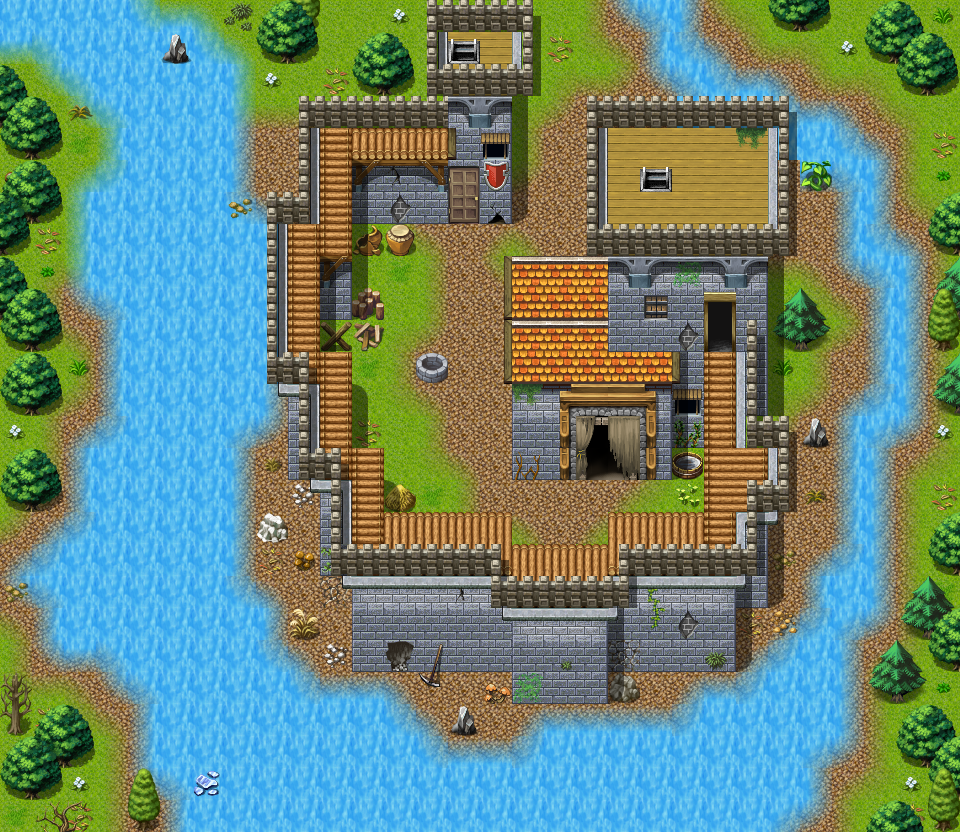

This is a level from a 2D game, rendered from its Tiled map with the project's own tilesets. A one-line summary and the map file follow, with tile-layer data summarised:
An orthogonal 30x26 tile map with 32x32 px tiles, 3 tile layers (Ground, Objects, Above), 5 hidden layers not drawn, 62 tilesets and 25 objects (11x mapchange, 10x spawn, 2x script, 2x replace).

<map version="1.8" tiledversion="1.8.4" orientation="orthogonal" renderorder="right-down" width="30" height="26" tilewidth="32" tileheight="32" infinite="0" nextlayerid="14" nextobjectid="26">
 <properties>
  <property name="outdoors" value="1" />
 </properties>
 <tileset firstgid="1" name="map_bed_1" tilewidth="32" tileheight="32" tilecount="128" columns="16">
  <image source="../drawable/map_bed_1.png" width="512" height="256" />
 </tileset>
 <tileset firstgid="129" name="map_border_1" tilewidth="32" tileheight="32" tilecount="128" columns="16">
  <image source="../drawable/map_border_1.png" width="512" height="256" />
 </tileset>
 <tileset firstgid="257" name="map_bridge_1" tilewidth="32" tileheight="32" tilecount="128" columns="16">
  <image source="../drawable/map_bridge_1.png" width="512" height="256" />
 </tileset>
 <tileset firstgid="385" name="map_bridge_2" tilewidth="32" tileheight="32" tilecount="128" columns="16">
  <image source="../drawable/map_bridge_2.png" width="512" height="256" />
 </tileset>
 <tileset firstgid="513" name="map_broken_1" tilewidth="32" tileheight="32" tilecount="128" columns="16">
  <image source="../drawable/map_broken_1.png" width="512" height="256" />
 </tileset>
 <tileset firstgid="641" name="map_cavewall_1" tilewidth="32" tileheight="32" tilecount="108" columns="18">
  <image source="../drawable/map_cavewall_1.png" width="576" height="192" />
 </tileset>
 <tileset firstgid="749" name="map_cavewall_2" tilewidth="32" tileheight="32" tilecount="108" columns="18">
  <image source="../drawable/map_cavewall_2.png" width="576" height="192" />
 </tileset>
 <tileset firstgid="857" name="map_cavewall_3" tilewidth="32" tileheight="32" tilecount="108" columns="18">
  <image source="../drawable/map_cavewall_3.png" width="576" height="192" />
 </tileset>
 <tileset firstgid="965" name="map_cavewall_4" tilewidth="32" tileheight="32" tilecount="108" columns="18">
  <image source="../drawable/map_cavewall_4.png" width="576" height="192" />
 </tileset>
 <tileset firstgid="1073" name="map_cavewall_5" tilewidth="32" tileheight="32" tilecount="72" columns="12">
  <image source="../drawable/map_cavewall_5.png" width="384" height="192" />
 </tileset>
 <tileset firstgid="1145" name="map_cavewall_6" tilewidth="32" tileheight="32" tilecount="108" columns="18">
  <image source="../drawable/map_cavewall_6.png" width="576" height="192" />
 </tileset>
 <tileset firstgid="1253" name="map_chair_table_1" tilewidth="32" tileheight="32" tilecount="128" columns="16">
  <image source="../drawable/map_chair_table_1.png" width="512" height="256" />
 </tileset>
 <tileset firstgid="1381" name="map_chair_table_2" tilewidth="32" tileheight="32" tilecount="128" columns="16">
  <image source="../drawable/map_chair_table_2.png" width="512" height="256" />
 </tileset>
 <tileset firstgid="1509" name="map_crate_1" tilewidth="32" tileheight="32" tilecount="128" columns="16">
  <image source="../drawable/map_crate_1.png" width="512" height="256" />
 </tileset>
 <tileset firstgid="1637" name="map_cupboard_1" tilewidth="32" tileheight="32" tilecount="128" columns="16">
  <image source="../drawable/map_cupboard_1.png" width="512" height="256" />
 </tileset>
 <tileset firstgid="1765" name="map_curtain_1" tilewidth="32" tileheight="32" tilecount="128" columns="16">
  <image source="../drawable/map_curtain_1.png" width="512" height="256" />
 </tileset>
 <tileset firstgid="1893" name="map_entrance_1" tilewidth="32" tileheight="32" tilecount="128" columns="16">
  <image source="../drawable/map_entrance_1.png" width="512" height="256" />
 </tileset>
 <tileset firstgid="2021" name="map_entrance_2" tilewidth="32" tileheight="32" tilecount="128" columns="16">
  <image source="../drawable/map_entrance_2.png" width="512" height="256" />
 </tileset>
 <tileset firstgid="2149" name="map_fence_1" tilewidth="32" tileheight="32" tilecount="128" columns="16">
  <image source="../drawable/map_fence_1.png" width="512" height="256" />
 </tileset>
 <tileset firstgid="2277" name="map_fence_2" tilewidth="32" tileheight="32" tilecount="128" columns="16">
  <image source="../drawable/map_fence_2.png" width="512" height="256" />
 </tileset>
 <tileset firstgid="2405" name="map_fence_3" tilewidth="32" tileheight="32" tilecount="128" columns="16">
  <image source="../drawable/map_fence_3.png" width="512" height="256" />
 </tileset>
 <tileset firstgid="2533" name="map_fence_4" tilewidth="32" tileheight="32" tilecount="128" columns="16">
  <image source="../drawable/map_fence_4.png" width="512" height="256" />
 </tileset>
 <tileset firstgid="2661" name="map_ground_1" tilewidth="32" tileheight="32" tilecount="128" columns="16">
  <image source="../drawable/map_ground_1.png" width="512" height="256" />
 </tileset>
 <tileset firstgid="2789" name="map_ground_2" tilewidth="32" tileheight="32" tilecount="128" columns="16">
  <image source="../drawable/map_ground_2.png" width="512" height="256" />
 </tileset>
 <tileset firstgid="2917" name="map_ground_3" tilewidth="32" tileheight="32" tilecount="128" columns="16">
  <image source="../drawable/map_ground_3.png" width="512" height="256" />
 </tileset>
 <tileset firstgid="3045" name="map_ground_4" tilewidth="32" tileheight="32" tilecount="128" columns="16">
  <image source="../drawable/map_ground_4.png" width="512" height="256" />
 </tileset>
 <tileset firstgid="3173" name="map_ground_5" tilewidth="32" tileheight="32" tilecount="128" columns="16">
  <image source="../drawable/map_ground_5.png" width="512" height="256" />
 </tileset>
 <tileset firstgid="3301" name="map_ground_6" tilewidth="32" tileheight="32" tilecount="128" columns="16">
  <image source="../drawable/map_ground_6.png" width="512" height="256" />
 </tileset>
 <tileset firstgid="3429" name="map_ground_7" tilewidth="32" tileheight="32" tilecount="128" columns="16">
  <image source="../drawable/map_ground_7.png" width="512" height="256" />
 </tileset>
 <tileset firstgid="3557" name="map_ground_8" tilewidth="32" tileheight="32" tilecount="128" columns="16">
  <image source="../drawable/map_ground_8.png" width="512" height="256" />
 </tileset>
 <tileset firstgid="3685" name="map_house_1" tilewidth="32" tileheight="32" tilecount="128" columns="16">
  <image source="../drawable/map_house_1.png" width="512" height="256" />
 </tileset>
 <tileset firstgid="3813" name="map_house_2" tilewidth="32" tileheight="32" tilecount="128" columns="16">
  <image source="../drawable/map_house_2.png" width="512" height="256" />
 </tileset>
 <tileset firstgid="3941" name="map_indoor_1" tilewidth="32" tileheight="32" tilecount="128" columns="16">
  <image source="../drawable/map_indoor_1.png" width="512" height="256" />
 </tileset>
 <tileset firstgid="4069" name="map_indoor_2" tilewidth="32" tileheight="32" tilecount="128" columns="16">
  <image source="../drawable/map_indoor_2.png" width="512" height="256" />
 </tileset>
 <tileset firstgid="4197" name="map_kitchen_1" tilewidth="32" tileheight="32" tilecount="128" columns="16">
  <image source="../drawable/map_kitchen_1.png" width="512" height="256" />
 </tileset>
 <tileset firstgid="4325" name="map_outdoor_1" tilewidth="32" tileheight="32" tilecount="128" columns="16">
  <image source="../drawable/map_outdoor_1.png" width="512" height="256" />
 </tileset>
 <tileset firstgid="4453" name="map_pillar_1" tilewidth="32" tileheight="32" tilecount="128" columns="16">
  <image source="../drawable/map_pillar_1.png" width="512" height="256" />
 </tileset>
 <tileset firstgid="4581" name="map_pillar_2" tilewidth="32" tileheight="32" tilecount="128" columns="16">
  <image source="../drawable/map_pillar_2.png" width="512" height="256" />
 </tileset>
 <tileset firstgid="4709" name="map_plant_1" tilewidth="32" tileheight="32" tilecount="128" columns="16">
  <image source="../drawable/map_plant_1.png" width="512" height="256" />
 </tileset>
 <tileset firstgid="4837" name="map_plant_2" tilewidth="32" tileheight="32" tilecount="128" columns="16">
  <image source="../drawable/map_plant_2.png" width="512" height="256" />
 </tileset>
 <tileset firstgid="4965" name="map_rock_1" tilewidth="32" tileheight="32" tilecount="128" columns="16">
  <image source="../drawable/map_rock_1.png" width="512" height="256" />
 </tileset>
 <tileset firstgid="5093" name="map_rock_2" tilewidth="32" tileheight="32" tilecount="128" columns="16">
  <image source="../drawable/map_rock_2.png" width="512" height="256" />
 </tileset>
 <tileset firstgid="5221" name="map_roof_1" tilewidth="32" tileheight="32" tilecount="128" columns="16">
  <image source="../drawable/map_roof_1.png" width="512" height="256" />
 </tileset>
 <tileset firstgid="5349" name="map_roof_2" tilewidth="32" tileheight="32" tilecount="128" columns="16">
  <image source="../drawable/map_roof_2.png" width="512" height="256" />
 </tileset>
 <tileset firstgid="5477" name="map_roof_3" tilewidth="32" tileheight="32" tilecount="128" columns="16">
  <image source="../drawable/map_roof_3.png" width="512" height="256" />
 </tileset>
 <tileset firstgid="5605" name="map_shop_1" tilewidth="32" tileheight="32" tilecount="128" columns="16">
  <image source="../drawable/map_shop_1.png" width="512" height="256" />
 </tileset>
 <tileset firstgid="5733" name="map_sign_ladder_1" tilewidth="32" tileheight="32" tilecount="128" columns="16">
  <image source="../drawable/map_sign_ladder_1.png" width="512" height="256" />
 </tileset>
 <tileset firstgid="5861" name="map_table_1" tilewidth="32" tileheight="32" tilecount="128" columns="16">
  <image source="../drawable/map_table_1.png" width="512" height="256" />
 </tileset>
 <tileset firstgid="5989" name="map_trail_1" tilewidth="32" tileheight="32" tilecount="128" columns="16">
  <image source="../drawable/map_trail_1.png" width="512" height="256" />
 </tileset>
 <tileset firstgid="6117" name="map_transition_1" tilewidth="32" tileheight="32" tilecount="128" columns="16">
  <image source="../drawable/map_transition_1.png" width="512" height="256" />
 </tileset>
 <tileset firstgid="6245" name="map_transition_2" tilewidth="32" tileheight="32" tilecount="128" columns="16">
  <image source="../drawable/map_transition_2.png" width="512" height="256" />
 </tileset>
 <tileset firstgid="6373" name="map_transition_3" tilewidth="32" tileheight="32" tilecount="128" columns="16">
  <image source="../drawable/map_transition_3.png" width="512" height="256" />
 </tileset>
 <tileset firstgid="6501" name="map_transition_4" tilewidth="32" tileheight="32" tilecount="128" columns="16">
  <image source="../drawable/map_transition_4.png" width="512" height="256" />
 </tileset>
 <tileset firstgid="6629" name="map_transition_5" tilewidth="32" tileheight="32" tilecount="128" columns="16">
  <image source="../drawable/map_transition_5.png" width="512" height="256" />
 </tileset>
 <tileset firstgid="6757" name="map_tree_1" tilewidth="32" tileheight="32" tilecount="128" columns="16">
  <image source="../drawable/map_tree_1.png" width="512" height="256" />
 </tileset>
 <tileset firstgid="6885" name="map_tree_2" tilewidth="32" tileheight="32" tilecount="128" columns="16">
  <image source="../drawable/map_tree_2.png" width="512" height="256" />
 </tileset>
 <tileset firstgid="7013" name="map_wall_1" tilewidth="32" tileheight="32" tilecount="128" columns="16">
  <image source="../drawable/map_wall_1.png" width="512" height="256" />
 </tileset>
 <tileset firstgid="7141" name="map_wall_2" tilewidth="32" tileheight="32" tilecount="120" columns="15">
  <image source="../drawable/map_wall_2.png" width="480" height="256" />
 </tileset>
 <tileset firstgid="7261" name="map_wall_3" tilewidth="32" tileheight="32" tilecount="120" columns="15">
  <image source="../drawable/map_wall_3.png" width="480" height="256" />
 </tileset>
 <tileset firstgid="7381" name="map_wall_4" tilewidth="32" tileheight="32" tilecount="120" columns="15">
  <image source="../drawable/map_wall_4.png" width="480" height="256" />
 </tileset>
 <tileset firstgid="7501" name="map_window_1" tilewidth="32" tileheight="32" tilecount="128" columns="16">
  <image source="../drawable/map_window_1.png" width="512" height="256" />
 </tileset>
 <tileset firstgid="7629" name="map_window_2" tilewidth="32" tileheight="32" tilecount="128" columns="16">
  <image source="../drawable/map_window_2.png" width="512" height="256" />
 </tileset>
 <layer id="1" name="Ground" width="30" height="26">
  <data>[780 cells, 780 non-empty, 20 distinct tile ids]</data>
 </layer>
 <layer id="2" name="Objects" width="30" height="26">
  <data>[780 cells, 464 non-empty, 107 distinct tile ids]</data>
 </layer>
 <layer id="3" name="Above" width="30" height="26">
  <data>[780 cells, 162 non-empty, 43 distinct tile ids]</data>
 </layer>
 <layer id="4" name="Above0" width="30" height="26" visible="0">
  <data>[780 cells, 162 non-empty, 43 distinct tile ids]</data>
 </layer>
 <layer id="5" name="Above1" width="30" height="26" visible="0">
  <data>[780 cells, 161 non-empty, 42 distinct tile ids]</data>
 </layer>
 <layer id="6" name="Walkable" width="30" height="26" visible="0">
  <data>[780 cells, 476 non-empty, 1 distinct tile ids]</data>
 </layer>
 <layer id="7" name="Walkable0" width="30" height="26" visible="0">
  <data>[780 cells, 475 non-empty, 1 distinct tile ids]</data>
 </layer>
 <layer id="8" name="Walkable1" width="30" height="26" visible="0">
  <data>[780 cells, 462 non-empty, 1 distinct tile ids]</data>
 </layer>
 <objectgroup id="9" name="Mapevents">
  <object id="1" name="north1" type="mapchange" x="192" y="0" width="64" height="32">
   <properties>
    <property name="map" value="moesforest_03" />
    <property name="place" value="south1" />
   </properties>
  </object>
  <object id="2" name="north2" type="mapchange" x="320" y="0" width="96" height="32">
   <properties>
    <property name="map" value="moesforest_03" />
    <property name="place" value="south2" />
   </properties>
  </object>
  <object id="3" name="north3" type="mapchange" x="544" y="0" width="32" height="32">
   <properties>
    <property name="map" value="moesforest_03" />
    <property name="place" value="south3" />
   </properties>
  </object>
  <object id="4" name="north4" type="mapchange" x="832" y="0" width="64" height="32">
   <properties>
    <property name="map" value="moesforest_03" />
    <property name="place" value="south4" />
   </properties>
  </object>
  <object id="5" name="tower_small_door" type="mapchange" x="448" y="192" width="32" height="32">
   <properties>
    <property name="map" value="moesforest_castle_st1" />
    <property name="place" value="exit" />
   </properties>
  </object>
  <object id="6" name="tower_small_ladder" type="mapchange" x="448" y="32" width="32" height="32">
   <properties>
    <property name="map" value="moesforest_castle_st2" />
    <property name="place" value="up" />
   </properties>
  </object>
  <object id="7" name="tower_big_door" type="mapchange" x="576" y="448" width="64" height="32">
   <properties>
    <property name="map" value="moesforest_castle_bt1" />
    <property name="place" value="exit" />
   </properties>
  </object>
  <object id="8" name="tower_big_upper" type="mapchange" x="704" y="320" width="32" height="32">
   <properties>
    <property name="map" value="moesforest_castle_bt2" />
    <property name="place" value="exit" />
   </properties>
  </object>
  <object id="9" name="tower_big_ladder" type="mapchange" x="640" y="160" width="32" height="32">
   <properties>
    <property name="map" value="moesforest_castle_bt2" />
    <property name="place" value="up" />
   </properties>
  </object>
  <object id="10" name="easter_eggsit" type="mapchange" x="416" y="480" width="32" height="32" />
  <object id="11" name="moeston_castle_bridge_activate" type="script" x="704" y="416" width="32" height="32">
   <properties>
    <property name="when" value="enter" />
   </properties>
  </object>
  <object id="12" name="moeston_castle_bridge_deactivate" type="script" x="704" y="352" width="32" height="32">
   <properties>
    <property name="when" value="enter" />
   </properties>
  </object>
 </objectgroup>
 <objectgroup id="10" name="Spawn">
  <object id="13" name="officer_olec_dog" type="spawn" x="384" y="288" width="96" height="128">
   <properties>
    <property name="spawngroup" value="officer_olec_dog" />
   </properties>
  </object>
  <object id="14" name="forestbeetle1" type="spawn" x="0" y="224" width="64" height="256">
   <properties>
    <property name="spawngroup" value="forestbeetle" />
   </properties>
  </object>
  <object id="15" name="fish1" type="spawn" x="96" y="128" width="160" height="640">
   <properties>
    <property name="quantity" value="3" />
    <property name="spawngroup" value="brv_fish" />
   </properties>
  </object>
  <object id="16" name="fish2" type="spawn" x="160" y="640" width="672" height="192">
   <properties>
    <property name="quantity" value="5" />
    <property name="spawngroup" value="group_of_fish" />
   </properties>
  </object>
  <object id="17" name="forestsnake1" type="spawn" x="832" y="96" width="128" height="128">
   <properties>
    <property name="spawngroup" value="forest_snake" />
   </properties>
  </object>
  <object id="18" name="forestwasp1" type="spawn" x="256" y="64" width="64" height="128">
   <properties>
    <property name="quantity" value="2" />
    <property name="spawngroup" value="forestwasp" />
   </properties>
  </object>
  <object id="19" name="roach" type="spawn" x="704" y="128" width="64" height="96">
   <properties>
    <property name="spawngroup" value="vermin2" />
   </properties>
  </object>
  <object id="20" name="soldier1" type="spawn" x="512" y="96" width="64" height="160">
   <properties>
    <property name="spawngroup" value="moeston_soldier" />
   </properties>
  </object>
  <object id="21" name="soldier2" type="spawn" x="416" y="352" width="96" height="128">
   <properties>
    <property name="spawngroup" value="moeston_soldier_scared" />
   </properties>
  </object>
  <object id="22" name="soldier3" type="spawn" x="320" y="128" width="128" height="32">
   <properties>
    <property name="spawngroup" value="moeston_soldier_drunk1" />
   </properties>
  </object>
 </objectgroup>
 <objectgroup id="11" name="Keys" visible="0" />
 <objectgroup id="12" name="Replace" visible="0">
  <object id="23" name="activate_bridge" type="replace" x="288" y="128" width="448" height="448">
   <properties>
    <property name="Above" value="Above1" />
    <property name="Walkable" value="Walkable1" />
    <property name="requireId" value="moeston_nondisplay" />
    <property name="requireNegation" value="false" />
    <property name="requireType" value="questProgress" />
    <property name="requireValue" value="10" />
   </properties>
  </object>
  <object id="24" name="deactivate_bridge" type="replace" x="288" y="128" width="448" height="448">
   <properties>
    <property name="Above" value="Above0" />
    <property name="Walkable" value="Walkable0" />
    <property name="requireId" value="moeston_nondisplay" />
    <property name="requireNegation" value="true" />
    <property name="requireType" value="questProgress" />
    <property name="requireValue" value="10" />
   </properties>
  </object>
 </objectgroup>
 <objectgroup id="13" name="EasterEgg">
  <object id="25" name="easter_egg" type="mapchange" x="384" y="512" width="32" height="32">
   <properties>
    <property name="map" value="moesforest_castle_easteregg" />
    <property name="place" value="entrance" />
   </properties>
  </object>
 </objectgroup>
</map>
